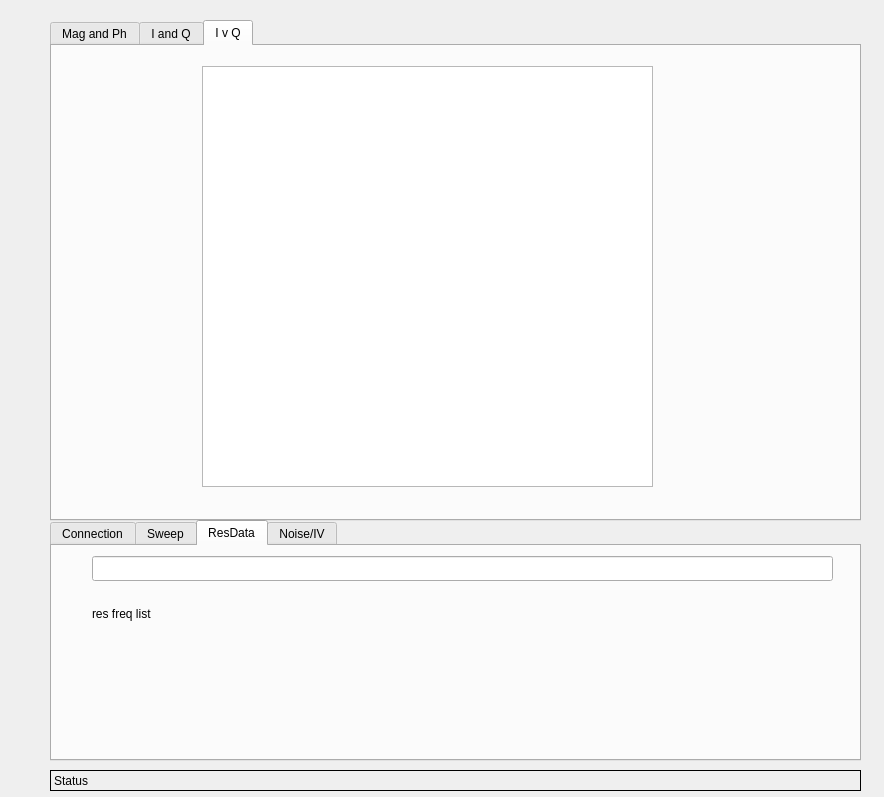
<?xml version="1.0" encoding="UTF-8"?>
<ui version="4.0">
 <class>Form</class>
 <widget class="QWidget" name="Form">
  <property name="geometry">
   <rect>
    <x>0</x>
    <y>0</y>
    <width>884</width>
    <height>797</height>
   </rect>
  </property>
  <property name="windowTitle">
   <string>Form</string>
  </property>
  <widget class="QTabWidget" name="tabWidget">
   <property name="geometry">
    <rect>
     <x>50</x>
     <y>520</y>
     <width>811</width>
     <height>241</height>
    </rect>
   </property>
   <property name="currentIndex">
    <number>2</number>
   </property>
   <widget class="QWidget" name="tab">
    <attribute name="title">
     <string>Connection</string>
    </attribute>
    <widget class="PyDMPushButton" name="PyDMPushButton">
     <property name="geometry">
      <rect>
       <x>20</x>
       <y>70</y>
       <width>121</width>
       <height>27</height>
      </rect>
     </property>
     <property name="toolTip">
      <string/>
     </property>
     <property name="whatsThis">
      <string>
    Basic PushButton to send a fixed value.

    The PyDMPushButton is meant to hold a specific value, and send that value
    to a channel when it is clicked, much like the MessageButton does in EDM.
    The PyDMPushButton works in two different modes of operation, first, a
    fixed value can be given to the :attr:`.pressValue` attribute, whenever the
    button is clicked a signal containing this value will be sent to the
    connected channel. This is the default behavior of the button. However, if
    the :attr:`.relativeChange` is set to True, the fixed value will be added
    to the current value of the channel. This means that the button will
    increment a channel by a fixed amount with every click, a consistent
    relative move
    
    Parameters
    ----------
    pressValue : int, float, str
        Value to be sent when the button is clicked
    
    channel : str
        ID of channel to manipulate

    parent : QObject, optional
        Parent of PyDMPushButton

    label : str, optional
        String to place on button

    icon : QIcon, optional
        An Icon to display on the PyDMPushButton


    relative : bool, optional
        Choice to have the button peform a relative put, instead of always
        setting to an absolute value
    </string>
     </property>
     <property name="text">
      <string>Connect Roach</string>
     </property>
     <property name="channel" stdset="0">
      <string>ca://DP:roach1:Connect</string>
     </property>
     <property name="pressValue" stdset="0">
      <string>1</string>
     </property>
     <property name="relativeChange" stdset="0">
      <bool>true</bool>
     </property>
    </widget>
    <widget class="PyDMLineEdit" name="PyDMLineEdit">
     <property name="geometry">
      <rect>
       <x>10</x>
       <y>40</y>
       <width>146</width>
       <height>25</height>
      </rect>
     </property>
     <property name="toolTip">
      <string/>
     </property>
     <property name="whatsThis">
      <string>
    Writeable text field to send and display channel values
    </string>
     </property>
     <property name="text">
      <string>192.168.0.70</string>
     </property>
     <property name="channel" stdset="0">
      <string>ca://DP:roach1:ipaddress</string>
     </property>
    </widget>
    <widget class="PyDMPushButton" name="PyDMPushButton_2">
     <property name="geometry">
      <rect>
       <x>20</x>
       <y>100</y>
       <width>121</width>
       <height>27</height>
      </rect>
     </property>
     <property name="toolTip">
      <string/>
     </property>
     <property name="whatsThis">
      <string>
    Basic PushButton to send a fixed value.

    The PyDMPushButton is meant to hold a specific value, and send that value
    to a channel when it is clicked, much like the MessageButton does in EDM.
    The PyDMPushButton works in two different modes of operation, first, a
    fixed value can be given to the :attr:`.pressValue` attribute, whenever the
    button is clicked a signal containing this value will be sent to the
    connected channel. This is the default behavior of the button. However, if
    the :attr:`.relativeChange` is set to True, the fixed value will be added
    to the current value of the channel. This means that the button will
    increment a channel by a fixed amount with every click, a consistent
    relative move
    
    Parameters
    ----------
    pressValue : int, float, str
        Value to be sent when the button is clicked
    
    channel : str
        ID of channel to manipulate

    parent : QObject, optional
        Parent of PyDMPushButton

    label : str, optional
        String to place on button

    icon : QIcon, optional
        An Icon to display on the PyDMPushButton


    relative : bool, optional
        Choice to have the button peform a relative put, instead of always
        setting to an absolute value
    </string>
     </property>
     <property name="text">
      <string>Shut Roach</string>
     </property>
     <property name="channel" stdset="0">
      <string>ca://DP:roach1:Disconnect</string>
     </property>
     <property name="pressValue" stdset="0">
      <string>1</string>
     </property>
     <property name="relativeChange" stdset="0">
      <bool>true</bool>
     </property>
    </widget>
    <widget class="PyDMPushButton" name="PyDMPushButton_3">
     <property name="geometry">
      <rect>
       <x>210</x>
       <y>70</y>
       <width>121</width>
       <height>27</height>
      </rect>
     </property>
     <property name="toolTip">
      <string/>
     </property>
     <property name="whatsThis">
      <string>
    Basic PushButton to send a fixed value.

    The PyDMPushButton is meant to hold a specific value, and send that value
    to a channel when it is clicked, much like the MessageButton does in EDM.
    The PyDMPushButton works in two different modes of operation, first, a
    fixed value can be given to the :attr:`.pressValue` attribute, whenever the
    button is clicked a signal containing this value will be sent to the
    connected channel. This is the default behavior of the button. However, if
    the :attr:`.relativeChange` is set to True, the fixed value will be added
    to the current value of the channel. This means that the button will
    increment a channel by a fixed amount with every click, a consistent
    relative move
    
    Parameters
    ----------
    pressValue : int, float, str
        Value to be sent when the button is clicked
    
    channel : str
        ID of channel to manipulate

    parent : QObject, optional
        Parent of PyDMPushButton

    label : str, optional
        String to place on button

    icon : QIcon, optional
        An Icon to display on the PyDMPushButton


    relative : bool, optional
        Choice to have the button peform a relative put, instead of always
        setting to an absolute value
    </string>
     </property>
     <property name="text">
      <string>RefreshPlot</string>
     </property>
     <property name="channel" stdset="0">
      <string>ca://DP:roach1:Refresh</string>
     </property>
     <property name="pressValue" stdset="0">
      <string>1</string>
     </property>
     <property name="relativeChange" stdset="0">
      <bool>true</bool>
     </property>
    </widget>
    <widget class="PyDMPythonCommand" name="PyDMPythonCommand">
     <property name="geometry">
      <rect>
       <x>610</x>
       <y>20</y>
       <width>101</width>
       <height>27</height>
      </rect>
     </property>
     <property name="toolTip">
      <string/>
     </property>
     <property name="whatsThis">
      <string/>
     </property>
     <property name="text">
      <string>maddog</string>
     </property>
     <property name="command">
      <string>print 'maddog'</string>
     </property>
    </widget>
   </widget>
   <widget class="QWidget" name="tab_2">
    <attribute name="title">
     <string>Sweep</string>
    </attribute>
    <widget class="PyDMLineEdit" name="PyDMLineEdit_2">
     <property name="geometry">
      <rect>
       <x>100</x>
       <y>90</y>
       <width>61</width>
       <height>25</height>
      </rect>
     </property>
     <property name="toolTip">
      <string/>
     </property>
     <property name="whatsThis">
      <string>
    Writeable text field to send and display channel values
    </string>
     </property>
     <property name="channel" stdset="0">
      <string>ca://DP:roach1:Span</string>
     </property>
    </widget>
    <widget class="PyDMLineEdit" name="PyDMLineEdit_3">
     <property name="geometry">
      <rect>
       <x>100</x>
       <y>130</y>
       <width>61</width>
       <height>25</height>
      </rect>
     </property>
     <property name="toolTip">
      <string/>
     </property>
     <property name="whatsThis">
      <string>
    Writeable text field to send and display channel values
    </string>
     </property>
     <property name="channel" stdset="0">
      <string>ca://DP:roach1:Center</string>
     </property>
    </widget>
    <widget class="PyDMLineEdit" name="PyDMLineEdit_4">
     <property name="geometry">
      <rect>
       <x>100</x>
       <y>160</y>
       <width>61</width>
       <height>25</height>
      </rect>
     </property>
     <property name="toolTip">
      <string/>
     </property>
     <property name="whatsThis">
      <string>
    Writeable text field to send and display channel values
    </string>
     </property>
     <property name="channel" stdset="0">
      <string>ca://DP:roach1:NumSweepPoints</string>
     </property>
    </widget>
    <widget class="PyDMPushButton" name="PyDMPushButton_4">
     <property name="geometry">
      <rect>
       <x>50</x>
       <y>40</y>
       <width>121</width>
       <height>27</height>
      </rect>
     </property>
     <property name="toolTip">
      <string/>
     </property>
     <property name="whatsThis">
      <string>
    Basic PushButton to send a fixed value.

    The PyDMPushButton is meant to hold a specific value, and send that value
    to a channel when it is clicked, much like the MessageButton does in EDM.
    The PyDMPushButton works in two different modes of operation, first, a
    fixed value can be given to the :attr:`.pressValue` attribute, whenever the
    button is clicked a signal containing this value will be sent to the
    connected channel. This is the default behavior of the button. However, if
    the :attr:`.relativeChange` is set to True, the fixed value will be added
    to the current value of the channel. This means that the button will
    increment a channel by a fixed amount with every click, a consistent
    relative move
    
    Parameters
    ----------
    pressValue : int, float, str
        Value to be sent when the button is clicked
    
    channel : str
        ID of channel to manipulate

    parent : QObject, optional
        Parent of PyDMPushButton

    label : str, optional
        String to place on button

    icon : QIcon, optional
        An Icon to display on the PyDMPushButton


    relative : bool, optional
        Choice to have the button peform a relative put, instead of always
        setting to an absolute value
    </string>
     </property>
     <property name="text">
      <string>StartSweep</string>
     </property>
     <property name="channel" stdset="0">
      <string>ca://DP:roach1:StartSweep</string>
     </property>
     <property name="pressValue" stdset="0">
      <string>1</string>
     </property>
     <property name="relativeChange" stdset="0">
      <bool>true</bool>
     </property>
    </widget>
    <widget class="PyDMPushButton" name="PyDMPushButton_5">
     <property name="geometry">
      <rect>
       <x>200</x>
       <y>40</y>
       <width>121</width>
       <height>27</height>
      </rect>
     </property>
     <property name="toolTip">
      <string/>
     </property>
     <property name="whatsThis">
      <string>
    Basic PushButton to send a fixed value.

    The PyDMPushButton is meant to hold a specific value, and send that value
    to a channel when it is clicked, much like the MessageButton does in EDM.
    The PyDMPushButton works in two different modes of operation, first, a
    fixed value can be given to the :attr:`.pressValue` attribute, whenever the
    button is clicked a signal containing this value will be sent to the
    connected channel. This is the default behavior of the button. However, if
    the :attr:`.relativeChange` is set to True, the fixed value will be added
    to the current value of the channel. This means that the button will
    increment a channel by a fixed amount with every click, a consistent
    relative move
    
    Parameters
    ----------
    pressValue : int, float, str
        Value to be sent when the button is clicked
    
    channel : str
        ID of channel to manipulate

    parent : QObject, optional
        Parent of PyDMPushButton

    label : str, optional
        String to place on button

    icon : QIcon, optional
        An Icon to display on the PyDMPushButton


    relative : bool, optional
        Choice to have the button peform a relative put, instead of always
        setting to an absolute value
    </string>
     </property>
     <property name="text">
      <string>StopRun</string>
     </property>
     <property name="channel" stdset="0">
      <string>ca://DP:roach1:StopRun</string>
     </property>
     <property name="pressValue" stdset="0">
      <string>1</string>
     </property>
     <property name="relativeChange" stdset="0">
      <bool>true</bool>
     </property>
    </widget>
    <widget class="QLabel" name="label">
     <property name="geometry">
      <rect>
       <x>20</x>
       <y>90</y>
       <width>71</width>
       <height>20</height>
      </rect>
     </property>
     <property name="text">
      <string>Span MHz</string>
     </property>
    </widget>
    <widget class="QLabel" name="label_2">
     <property name="geometry">
      <rect>
       <x>10</x>
       <y>130</y>
       <width>81</width>
       <height>20</height>
      </rect>
     </property>
     <property name="text">
      <string>Center MHz</string>
     </property>
    </widget>
    <widget class="QLabel" name="label_3">
     <property name="geometry">
      <rect>
       <x>10</x>
       <y>160</y>
       <width>81</width>
       <height>20</height>
      </rect>
     </property>
     <property name="text">
      <string>NumPts</string>
     </property>
    </widget>
    <widget class="PyDMCheckbox" name="PyDMCheckbox_2">
     <property name="geometry">
      <rect>
       <x>460</x>
       <y>30</y>
       <width>81</width>
       <height>19</height>
      </rect>
     </property>
     <property name="toolTip">
      <string/>
     </property>
     <property name="whatsThis">
      <string/>
     </property>
     <property name="text">
      <string>BBLoop</string>
     </property>
     <property name="channel">
      <string>ca://DP:roach1:BBLoop</string>
     </property>
    </widget>
    <widget class="PyDMCheckbox" name="PyDMCheckbox_4">
     <property name="geometry">
      <rect>
       <x>650</x>
       <y>10</y>
       <width>91</width>
       <height>19</height>
      </rect>
     </property>
     <property name="toolTip">
      <string/>
     </property>
     <property name="whatsThis">
      <string/>
     </property>
     <property name="text">
      <string>ExtLO</string>
     </property>
     <property name="channel">
      <string>ca://DP:roach1:ExtLO</string>
     </property>
    </widget>
    <widget class="PyDMSlider" name="PyDMSlider_3">
     <property name="geometry">
      <rect>
       <x>453</x>
       <y>160</y>
       <width>311</width>
       <height>44</height>
      </rect>
     </property>
     <property name="toolTip">
      <string/>
     </property>
     <property name="whatsThis">
      <string/>
     </property>
     <property name="minimum" stdset="0">
      <double>0.000000000000000</double>
     </property>
     <property name="maximum" stdset="0">
      <double>31.000000000000000</double>
     </property>
     <property name="num_steps" stdset="0">
      <number>32</number>
     </property>
     <property name="channel">
      <string>ca://DP:roach1:AttenU28</string>
     </property>
    </widget>
    <widget class="PyDMSlider" name="PyDMSlider">
     <property name="geometry">
      <rect>
       <x>453</x>
       <y>50</y>
       <width>311</width>
       <height>44</height>
      </rect>
     </property>
     <property name="toolTip">
      <string/>
     </property>
     <property name="whatsThis">
      <string/>
     </property>
     <property name="minimum" stdset="0">
      <double>0.000000000000000</double>
     </property>
     <property name="maximum" stdset="0">
      <double>31.000000000000000</double>
     </property>
     <property name="num_steps" stdset="0">
      <number>32</number>
     </property>
     <property name="channel">
      <string>ca://DP:roach1:AttenU6</string>
     </property>
    </widget>
    <widget class="PyDMSlider" name="PyDMSlider_2">
     <property name="geometry">
      <rect>
       <x>453</x>
       <y>100</y>
       <width>311</width>
       <height>44</height>
      </rect>
     </property>
     <property name="toolTip">
      <string/>
     </property>
     <property name="whatsThis">
      <string/>
     </property>
     <property name="minimum" stdset="0">
      <double>0.000000000000000</double>
     </property>
     <property name="maximum" stdset="0">
      <double>31.000000000000000</double>
     </property>
     <property name="num_steps" stdset="0">
      <number>32</number>
     </property>
     <property name="channel">
      <string>ca://DP:roach1:AttenU7</string>
     </property>
    </widget>
    <widget class="PyDMCheckbox" name="PyDMCheckbox_5">
     <property name="geometry">
      <rect>
       <x>550</x>
       <y>30</y>
       <width>91</width>
       <height>19</height>
      </rect>
     </property>
     <property name="toolTip">
      <string/>
     </property>
     <property name="whatsThis">
      <string/>
     </property>
     <property name="text">
      <string>FPGALoop</string>
     </property>
     <property name="channel">
      <string>ca://DP:roach1:FPGALoop</string>
     </property>
    </widget>
    <widget class="PyDMCheckbox" name="PyDMCheckbox_3">
     <property name="geometry">
      <rect>
       <x>550</x>
       <y>10</y>
       <width>91</width>
       <height>19</height>
      </rect>
     </property>
     <property name="toolTip">
      <string/>
     </property>
     <property name="whatsThis">
      <string/>
     </property>
     <property name="text">
      <string>RFLoop</string>
     </property>
     <property name="channel">
      <string>ca://DP:roach1:RFLoop</string>
     </property>
    </widget>
    <widget class="PyDMCheckbox" name="PyDMCheckbox">
     <property name="geometry">
      <rect>
       <x>460</x>
       <y>10</y>
       <width>91</width>
       <height>19</height>
      </rect>
     </property>
     <property name="toolTip">
      <string/>
     </property>
     <property name="whatsThis">
      <string/>
     </property>
     <property name="text">
      <string>RFOutEn</string>
     </property>
    </widget>
    <widget class="QLabel" name="label_4">
     <property name="geometry">
      <rect>
       <x>360</x>
       <y>70</y>
       <width>62</width>
       <height>15</height>
      </rect>
     </property>
     <property name="text">
      <string>U6 (out)</string>
     </property>
    </widget>
    <widget class="QLabel" name="label_5">
     <property name="geometry">
      <rect>
       <x>360</x>
       <y>120</y>
       <width>62</width>
       <height>15</height>
      </rect>
     </property>
     <property name="text">
      <string>U7 (out)</string>
     </property>
    </widget>
    <widget class="QLabel" name="label_6">
     <property name="geometry">
      <rect>
       <x>360</x>
       <y>180</y>
       <width>62</width>
       <height>15</height>
      </rect>
     </property>
     <property name="text">
      <string>U28 (in)</string>
     </property>
    </widget>
   </widget>
   <widget class="QWidget" name="tab_3">
    <attribute name="title">
     <string>ResData</string>
    </attribute>
    <widget class="PyDMLineEdit" name="PyDMLineEdit_5">
     <property name="geometry">
      <rect>
       <x>40</x>
       <y>10</y>
       <width>741</width>
       <height>25</height>
      </rect>
     </property>
     <property name="toolTip">
      <string/>
     </property>
     <property name="whatsThis">
      <string>
    Writeable text field to send and display channel values
    </string>
     </property>
     <property name="channel" stdset="0">
      <string notr="true">ca://DP:roach1:ResListText</string>
     </property>
     <property name="usePrecision" stdset="0">
      <bool>false</bool>
     </property>
     <property name="showUnits" stdset="0">
      <bool>false</bool>
     </property>
     <property name="userFormat" stdset="0">
      <string notr="true">None</string>
     </property>
    </widget>
    <widget class="PyDMLabel" name="PyDMLabel_2">
     <property name="geometry">
      <rect>
       <x>40</x>
       <y>60</y>
       <width>741</width>
       <height>16</height>
      </rect>
     </property>
     <property name="toolTip">
      <string/>
     </property>
     <property name="whatsThis">
      <string/>
     </property>
     <property name="text">
      <string>res freq list</string>
     </property>
     <property name="channel">
      <string>ca://DP:roach1:ResListText_RBV</string>
     </property>
    </widget>
   </widget>
   <widget class="QWidget" name="tab_4">
    <attribute name="title">
     <string>Noise/IV</string>
    </attribute>
   </widget>
  </widget>
  <widget class="QTabWidget" name="tabWidget_2">
   <property name="geometry">
    <rect>
     <x>50</x>
     <y>20</y>
     <width>811</width>
     <height>501</height>
    </rect>
   </property>
   <property name="currentIndex">
    <number>2</number>
   </property>
   <widget class="QWidget" name="tab_5">
    <attribute name="title">
     <string>Mag and Ph</string>
    </attribute>
    <widget class="PyDMWaveformPlot" name="PyDMWaveformPlot">
     <property name="geometry">
      <rect>
       <x>20</x>
       <y>10</y>
       <width>771</width>
       <height>201</height>
      </rect>
     </property>
     <property name="toolTip">
      <string/>
     </property>
     <property name="whatsThis">
      <string/>
     </property>
     <property name="yChannel">
      <string>ca://DP:roach1:FreqSweepMag</string>
     </property>
     <property name="xChannel">
      <string>ca://DP:roach1:SweepFreqs</string>
     </property>
    </widget>
    <widget class="PyDMWaveformPlot" name="PyDMWaveformPlot_2">
     <property name="geometry">
      <rect>
       <x>20</x>
       <y>240</y>
       <width>771</width>
       <height>201</height>
      </rect>
     </property>
     <property name="toolTip">
      <string/>
     </property>
     <property name="whatsThis">
      <string/>
     </property>
     <property name="yChannel">
      <string>ca://DP:roach1:FreqSweepPhase</string>
     </property>
     <property name="xChannel">
      <string>ca://DP:roach1:SweepFreqs</string>
     </property>
    </widget>
   </widget>
   <widget class="QWidget" name="tab_6">
    <attribute name="title">
     <string>I and Q</string>
    </attribute>
    <widget class="PyDMWaveformPlot" name="PyDMWaveformPlot_3">
     <property name="geometry">
      <rect>
       <x>20</x>
       <y>240</y>
       <width>771</width>
       <height>201</height>
      </rect>
     </property>
     <property name="toolTip">
      <string/>
     </property>
     <property name="whatsThis">
      <string/>
     </property>
     <property name="yChannel">
      <string>ca://DP:roach1:FreqSweepQ</string>
     </property>
     <property name="xChannel">
      <string>ca://DP:roach1:SweepFreqs</string>
     </property>
    </widget>
    <widget class="PyDMWaveformPlot" name="PyDMWaveformPlot_4">
     <property name="geometry">
      <rect>
       <x>20</x>
       <y>10</y>
       <width>771</width>
       <height>201</height>
      </rect>
     </property>
     <property name="toolTip">
      <string/>
     </property>
     <property name="whatsThis">
      <string/>
     </property>
     <property name="yChannel">
      <string>ca://DP:roach1:FreqSweepI</string>
     </property>
     <property name="xChannel">
      <string>ca://DP:roach1:SweepFreqs</string>
     </property>
    </widget>
   </widget>
   <widget class="QWidget" name="tab_7">
    <attribute name="title">
     <string>I v Q</string>
    </attribute>
    <widget class="PyDMWaveformPlot" name="PyDMWaveformPlot_5">
     <property name="geometry">
      <rect>
       <x>150</x>
       <y>20</y>
       <width>451</width>
       <height>421</height>
      </rect>
     </property>
     <property name="toolTip">
      <string/>
     </property>
     <property name="whatsThis">
      <string/>
     </property>
     <property name="yChannel">
      <string>ca://DP:roach1:FreqSweepQ</string>
     </property>
     <property name="xChannel">
      <string>ca://DP:roach1:FreqSweepI</string>
     </property>
    </widget>
   </widget>
  </widget>
  <widget class="PyDMLabel" name="PyDMLabel">
   <property name="geometry">
    <rect>
     <x>50</x>
     <y>770</y>
     <width>811</width>
     <height>21</height>
    </rect>
   </property>
   <property name="toolTip">
    <string/>
   </property>
   <property name="whatsThis">
    <string/>
   </property>
   <property name="frameShape">
    <enum>QFrame::Panel</enum>
   </property>
   <property name="text">
    <string>Status</string>
   </property>
   <property name="channel">
    <string>ca://DP:roach1:RoachStatMessage</string>
   </property>
  </widget>
 </widget>
 <customwidgets>
  <customwidget>
   <class>PyDMLineEdit</class>
   <extends>QLineEdit</extends>
   <header>pydm.widgets.line_edit</header>
  </customwidget>
  <customwidget>
   <class>PyDMLabel</class>
   <extends>QLabel</extends>
   <header>pydm.widgets.label</header>
  </customwidget>
  <customwidget>
   <class>PyDMSlider</class>
   <extends>QFrame</extends>
   <header>pydm.widgets.slider</header>
  </customwidget>
  <customwidget>
   <class>PyDMPushButton</class>
   <extends>QPushButton</extends>
   <header>pydm.widgets.pushbutton</header>
  </customwidget>
  <customwidget>
   <class>PyDMWaveformPlot</class>
   <extends>QGraphicsView</extends>
   <header>pydm.widgets.waveformplot</header>
  </customwidget>
  <customwidget>
   <class>PyDMPythonCommand</class>
   <extends>QPushButton</extends>
   <header>pydm.widgets.python_command</header>
  </customwidget>
  <customwidget>
   <class>PyDMCheckbox</class>
   <extends>QCheckBox</extends>
   <header>pydm.widgets.checkbox</header>
  </customwidget>
 </customwidgets>
 <resources/>
 <connections/>
</ui>
